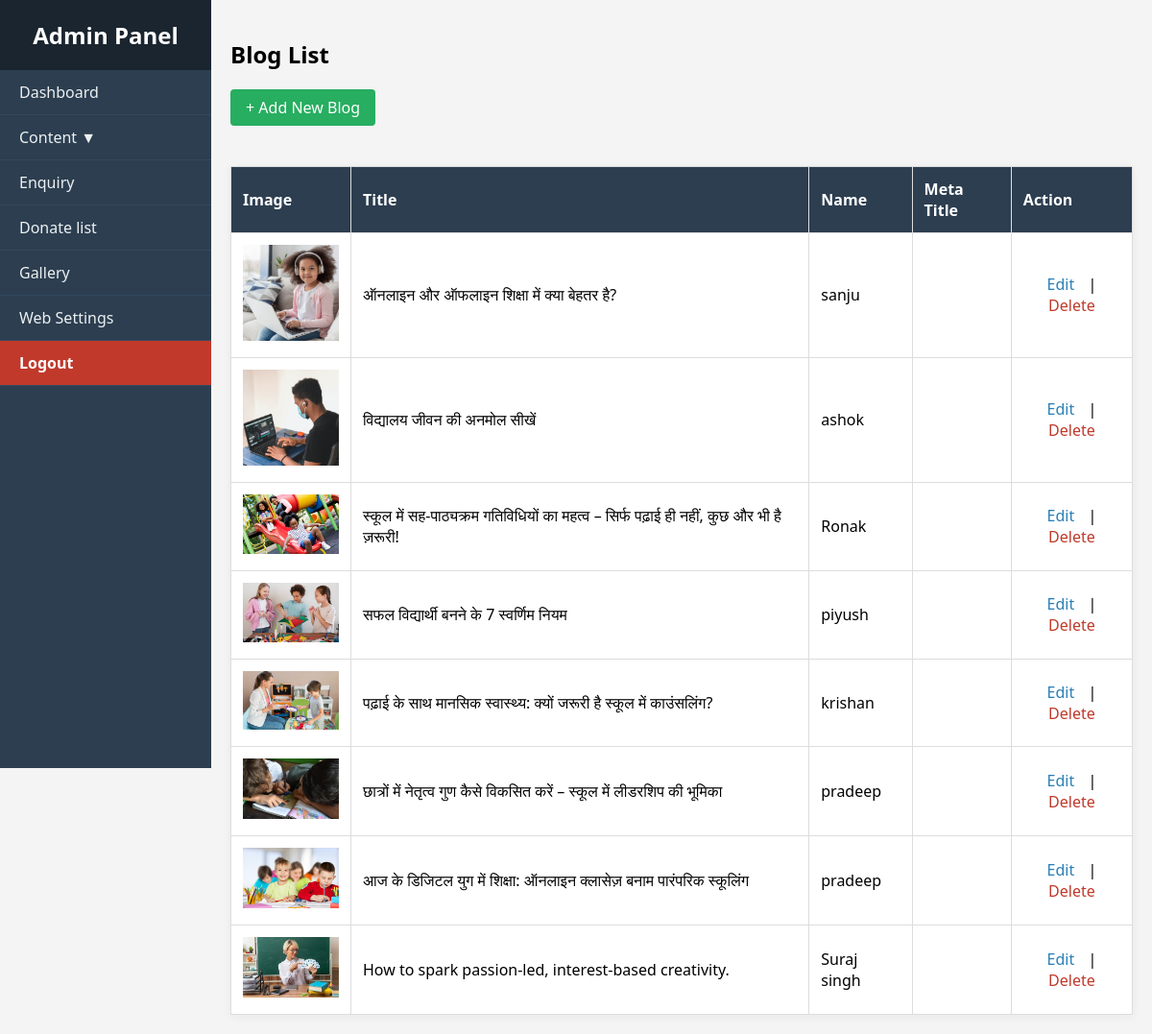
/admin/blog-list.php, run on the app's committed database.
### tables this page shows
CREATE TABLE `blog` (
  `id` int(11) NOT NULL,
  `title` varchar(255) DEFAULT NULL,
  `description` text DEFAULT NULL,
  `image` varchar(255) DEFAULT NULL,
  `meta_title` varchar(255) DEFAULT NULL,
  `meta_description` text DEFAULT NULL,
  `meta_keywords` text DEFAULT NULL,
  `created_at` datetime DEFAULT current_timestamp(),
  `name` varchar(255) NOT NULL,
  `date` varchar(255) NOT NULL
);

### admin/blog-list.php (the view, shortened to what this page needs)
<?php
include 'db.php';
?>
<?php include 'header.php';
?>
<h2>Blog List</h2>
<a href="blog.php" class="add-btn">+ Add New Blog</a>
<br><br>
<table class="styled-table">
    <thead>
        <tr>
            <th>Image</th>
            <th>Title</th>
            <th>Name</th>
            <th>Meta Title</th>
            <th>Action</th>
        </tr>
    </thead>
    <tbody>
    <?php
    $result = $conn->query("SELECT * FROM blog ORDER BY id DESC");
    while ($row = $result->fetch_assoc()):
    ?>
        <tr>
            <td><img src="uploads/<?= $row['image'] ?>" width="100"></td>
            <td><?= htmlspecialchars($row['title']) ?></td>
            <td><?= htmlspecialchars($row['name']) ?></td>
            <td><?= htmlspecialchars($row['meta_title']) ?></td>
            <td>
                <a href="blog.php?edit=<?= $row['id'] ?>" class="edit-btn">Edit</a> |
                <a href="blog-list.php?delete=<?= $row['id'] ?>" class="delete-btn" onclick="return confirm('Are you sure?')">Delete</a>
            </td>
        </tr>
    <?php endwhile; ?>
    </tbody>
</table>
</div>
</body>
</html>

### admin/header.php (shortened to what this page needs)
<!DOCTYPE html>
<html lang="en">
<head>
</head>
<body>
<div class="sidebar">
    <h2>Admin Panel</h2>
    <a href="dashboard.php">Dashboard</a>
    <div class="dropdown">
        <a onclick="toggleDropdown('contentSubmenu')">Content ▼</a>
    </div>
    <a href="enquiry-list.php">Enquiry</a>
    <a href="donate-list.php">Donate list</a>
    <a href="gallery-list.php">Gallery</a>
    <a href="websetting.php">Web Settings</a>
    <a href="logout.php" class="logout">Logout</a>
</div>
<div class="main-content">

### admin/header.php (style rules this page uses)
* { box-sizing: border-box; }
body { margin: 0; font-family: 'Segoe UI', sans-serif; background-color: #f4f4f4; }
.sidebar { width: 220px; height: 100vh; background-color: #2c3e50; position: fixed; top: 0; left: 0; overflow-y: auto; }
.sidebar h2 { color: #fff; text-align: center; padding: 20px; background: #1a252f; margin: 0; }
.sidebar a { display: block; color: #ecf0f1; padding: 12px 20px; text-decoration: none; border-bottom: 1px solid #34495e; }
.sidebar a.logout { background: #c0392b; color: white; font-weight: bold; }
.main-content { margin-left: 220px; padding: 20px; }
.dropdown a { cursor: pointer; }
.add-btn { display: inline-block; background: #27ae60; color: white; padding: 8px 16px; text-decoration: none; border-radius: 4px; margin-bottom: 20px; }
.styled-table { width: 100%; border-collapse: collapse; background: white; box-shadow: 0 2px 10px rgba(0, 0, 0, 0.05); }
.styled-table th, .styled-table td { padding: 12px; border: 1px solid #ddd; text-align: left; }
.styled-table td:last-child { text-align: center; }
.styled-table th { background-color: #2c3e50; color: white; }
.edit-btn { color: #2980b9; text-decoration: none; margin-right: 10px; }
.delete-btn { color: #c0392b; text-decoration: none; }

### data on the page
blog: image (picture), title "ऑनलाइन और ऑफलाइन शिक्षा में क्या बेहतर है?", name "sanju"
blog: image (picture), title "विद्यालय जीवन की अनमोल सीखें", name "ashok"
blog: image (picture), title "स्कूल में सह-पाठ्यक्रम गतिविधियों का महत्व – सिर्फ पढ़ाई ही नहीं, कुछ और भी है ज़रूरी!", name "Ronak"
blog: image (picture), title "सफल विद्यार्थी बनने के 7 स्वर्णिम नियम", name "piyush"
blog: image (picture), title "पढ़ाई के साथ मानसिक स्वास्थ्य: क्यों जरूरी है स्कूल में काउंसलिंग?", name "krishan"
blog: image (picture), title "छात्रों में नेतृत्व गुण कैसे विकसित करें – स्कूल में लीडरशिप की भूमिका", name "pradeep"
blog: image (picture), title "आज के डिजिटल युग में शिक्षा: ऑनलाइन क्लासेज़ बनाम पारंपरिक स्कूलिंग", name "pradeep"
blog: image (picture), title "How to spark passion-led, interest-based creativity.", name "Suraj singh"
